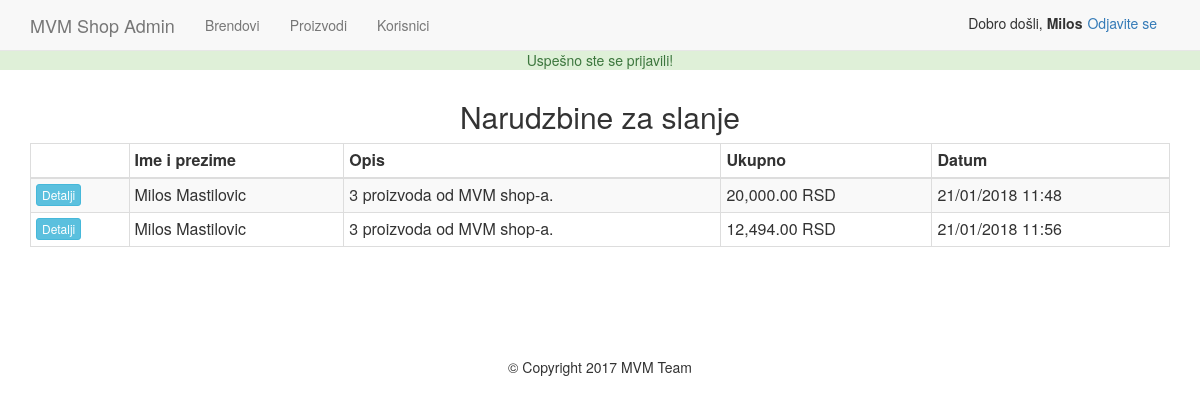
/admin/index.php (signed in), run on the app's committed database.
### tables this page shows
CREATE TABLE `orders` (
  `id` int(11) NOT NULL,
  `cart_id` int(11) NOT NULL,
  `full_name` varchar(255) NOT NULL,
  `email` varchar(255) NOT NULL,
  `phone` varchar(255) NOT NULL,
  `street` varchar(255) NOT NULL,
  `city` varchar(255) NOT NULL,
  `zip_code` varchar(255) NOT NULL,
  `sub_total` decimal(10,2) NOT NULL,
  `description` text NOT NULL,
  `order_date` datetime NOT NULL DEFAULT CURRENT_TIMESTAMP
);

### includes/helpers.php (called while the page is built, shortened)
<?php
	function money($number){
		return number_format($number, 2).' RSD';
	}
	function pretty_date($date){
		return date("d/m/Y H:i",strtotime($date));
	}
?>

### admin/index.php (the view, shortened to what this page needs)
<?php
	require_once $_SERVER['DOCUMENT_ROOT'].'/mvmshop/includes/init.php';
	include 'includes/head.php';
	include 'includes/navigation.php';
	$orderQ = "SELECT o.id, o.cart_id, o.full_name, o.description, o.order_date, o.sub_total, c.items, c.ordered, c.shipped
	FROM orders o
	LEFT JOIN cart c ON o.cart_id = c.id
	WHERE c.ordered = 1 AND c.shipped = 0
	ORDER BY o.order_date";
	$orderResults = $db->query($orderQ);
?>
<div class="col-md-12">
	<h2 class="text-center">Narudzbine za slanje</h2>
	<table class="table table-condensed table-bordered table-striped">
		<thead>
			<th></th>
			<th>Ime i prezime</th>
			<th>Opis</th>
			<th>Ukupno</th>
			<th>Datum</th>
		</thead>
		<tbody>
			<?php while($order = mysqli_fetch_assoc($orderResults)): ?>
				<tr>
					<td><a href="orders.php?order_id=<?=$order['id'];?>" class="btn btn-xs btn-info">Detalji</a></td>
					<td><?=$order['full_name'];?></td>
					<td><?=$order['description'];?></td>
					<td><?=money($order['sub_total']);?></td>
					<td><?=pretty_date($order['order_date']);?></td>
				</tr>
			<?php endwhile; ?>
		</tbody>
	</table>
</div>
<?php include 'includes/footer.php'; ?>

### css/style.css (style rules this page uses)
body { padding-top: 50px; }

### data on the page
orders: full_name "Milos Mastilovic", description "3 proizvoda od MVM shop-a.", sub_total "20,000.00 RSD", order_date "21/01/2018 11:48"
orders: full_name "Milos Mastilovic", description "3 proizvoda od MVM shop-a.", sub_total "12,494.00 RSD", order_date "21/01/2018 11:56"

### other printed values
$_SESSION['success_flash'] "Uspešno ste se prijavili!"
$user_data['first'] "Milos"
